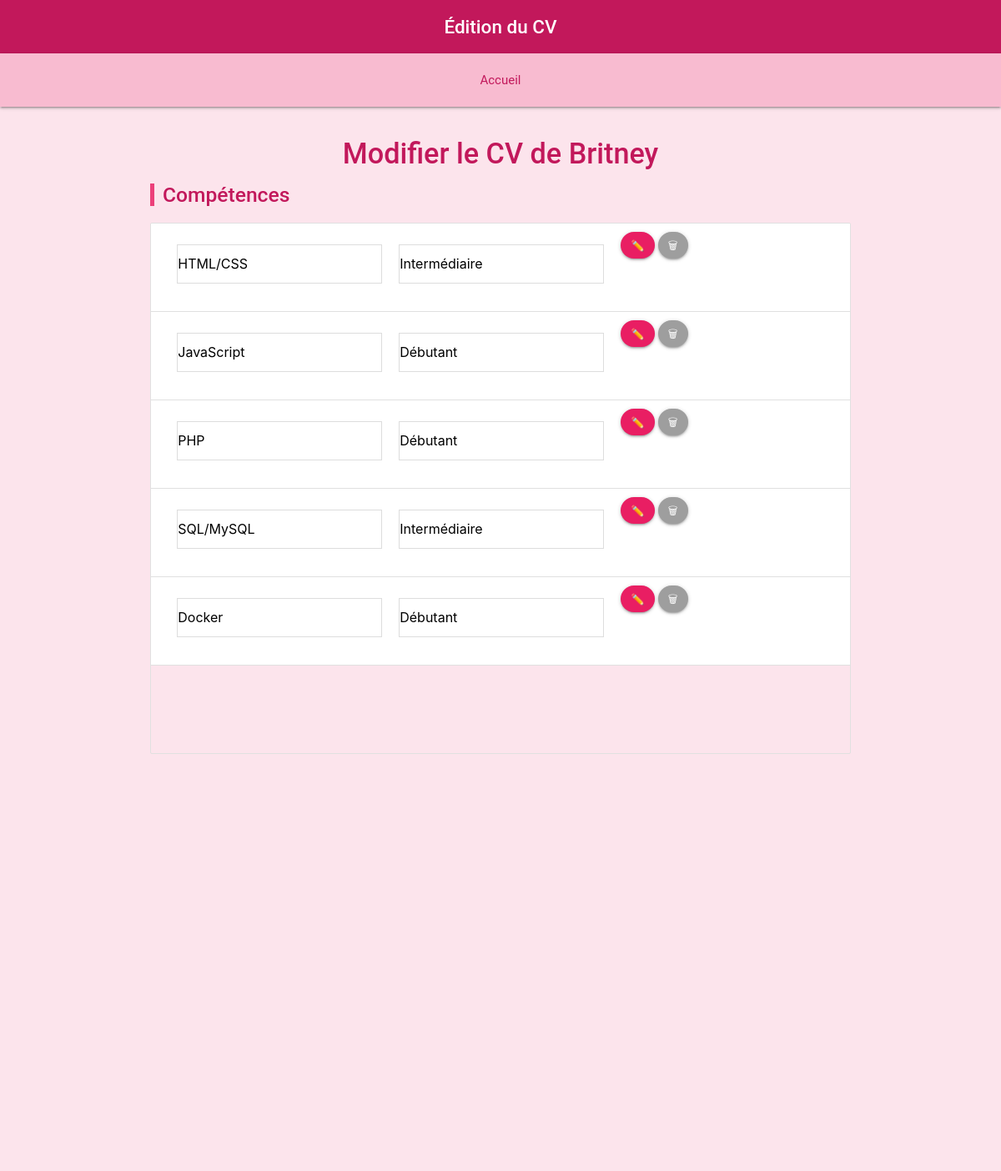
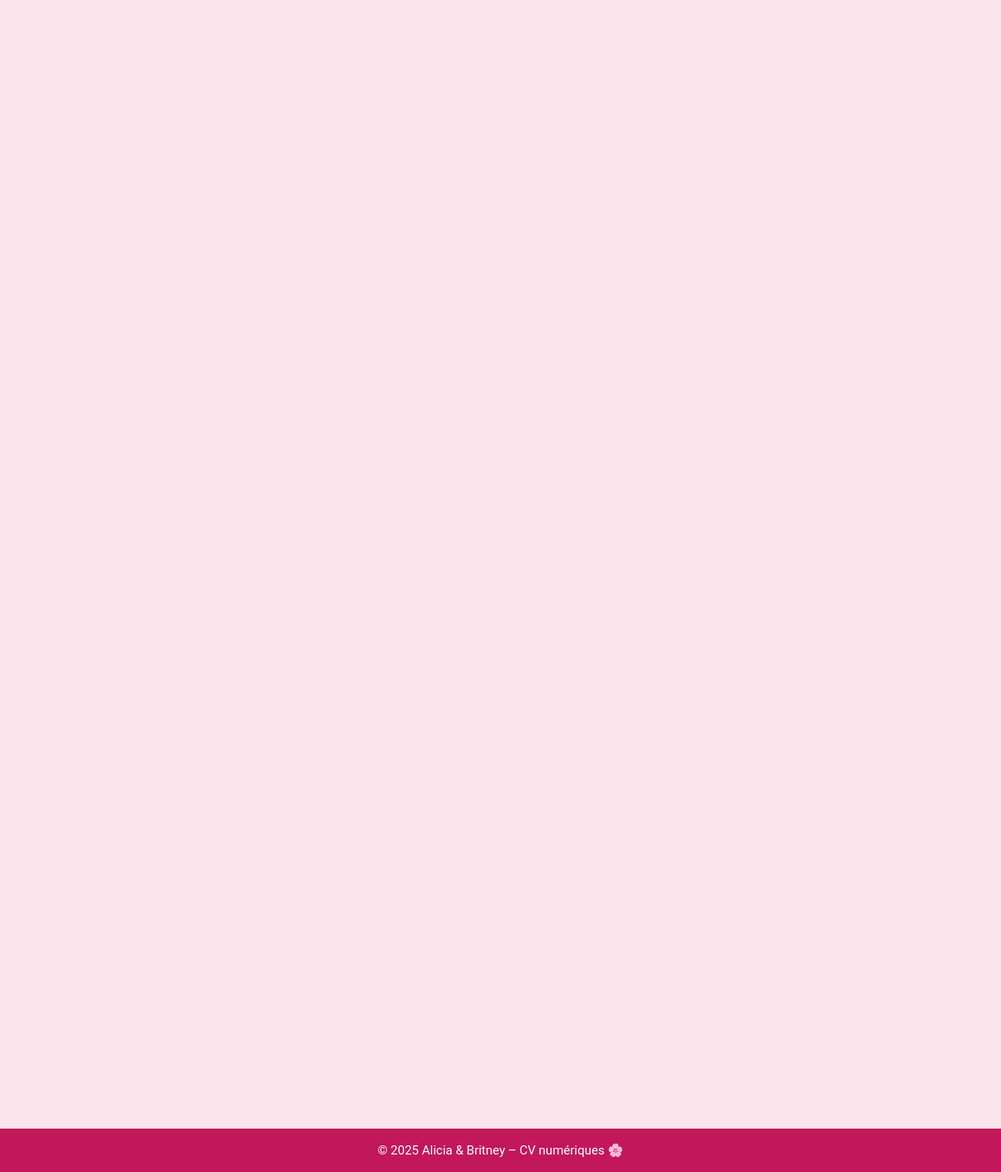
Page /edit.php?id=2 on the committed database (2 pictures, top to bottom).
### tables this page shows
CREATE TABLE IF NOT EXISTS users
(
    id INT AUTO_INCREMENT PRIMARY KEY,
    lastname VARCHAR(100),
    firstname VARCHAR(100),
    email VARCHAR(255),
    phone VARCHAR(20),
    picture VARCHAR(100)
);

CREATE TABLE IF NOT EXISTS skills
(
    id INT AUTO_INCREMENT PRIMARY KEY,
    user_id INT NOT NULL,
    name VARCHAR(200),
    level VARCHAR(100),
    FOREIGN KEY (user_id) REFERENCES users(id)
);

### src/edit.php (the view, shortened to what this page needs)
<?php
require_once 'db_connect.php';
$user_id = $_GET['id'] ?? null;
$stmt = $pdo->prepare("SELECT * FROM users WHERE id = ?");
$stmt->execute([$user_id]);
$user = $stmt->fetch(PDO::FETCH_ASSOC);
$stmt_skills = $pdo->prepare("SELECT * FROM skills WHERE user_id = ?");
$stmt_skills->execute([$user_id]);
$skills = $stmt_skills->fetchAll(PDO::FETCH_ASSOC);
?>
<!DOCTYPE html>
<html lang="fr">
<head>
  <link href="https://cdnjs.cloudflare.com/ajax/libs/materialize/1.0.0/css/materialize.min.css" rel="stylesheet">
  <link rel="stylesheet" href="assets/css/style.css?v=<?php echo time(); ?>">
</head>
<body class="pink lighten-5">
  <nav class="pink darken-2 center-align">
    <div class="nav-wrapper">
      <a href="index.php" class="brand-title white-text">Édition du CV</a>
    </div>
  </nav>
  <nav class="pink lighten-4">
    <div class="nav-wrapper center-align">
      <ul style="display:flex; justify-content:center; gap:20px; padding:10px 0; margin:0; list-style:none;">
        <li><a href="index.php" class="pink-text text-darken-2">Accueil</a></li>
      </ul>
    </div>
  </nav>
  <main class="container section">
    <h4 class="pink-text text-darken-2 center">
      Modifier le CV de <?= htmlspecialchars($user['firstname']) ?>
    </h4>
    <section>
      <h5 class="pink-text text-darken-2">Compétences</h5>
      <?php if (count($skills) > 0): ?>
      <ul class="collection">
        <?php foreach ($skills as $skill): ?>
          <li class="collection-item">
            <form method="post" class="row">
              <div class="input-field col s4">
                <input type="text" name="name" value="<?= htmlspecialchars($skill['name']) ?>">
              </div>
              <div class="input-field col s4">
                <input type="text" name="level" value="<?= htmlspecialchars($skill['level']) ?>">
              </div>
              <div class="col s4">
                <button class="btn-small pink" name="action" value="update_skill">✏️</button>
                <button class="btn-small grey" name="action" value="delete_skill">🗑</button>
              </div>
            </form>
          </li>
        <?php endforeach; ?>
      </ul>
      <?php else: ?>
        <p class="grey-text">Aucune compétence enregistrée.</p>
      <?php endif; ?>
    </section>
  </main>
  <footer class="page-footer pink darken-2">
    <div class="container center white-text">
      © 2025 Alicia & Britney – CV numériques 🌸
    </div>
  </footer>
</body>
</html>

### src/assets/css/style.css (style rules this page uses)
html, body { height: 100%; margin: 0; font-family: 'Roboto', sans-serif; background-color: #fce4ec; color: #333; display: flex; flex-direction: column; }
main { flex: 1; padding-bottom: 40px; }
h4, h5, h6 { font-weight: 500; }
a { text-decoration: none; }
nav, .page-footer { margin: 0; }
.nav-wrapper { text-align: center; display: flex; justify-content: center; align-items: center; }
.brand-title { font-size: 1.5rem; font-weight: 500; }
.page-footer { padding: 15px 0; }
section { margin-bottom: 50px; }
section h5 { margin-bottom: 20px; border-left: 5px solid #ec407a; padding-left: 10px; }
input[type="text"], input[type="date"], textarea { background-color: #fff !important; border-radius: 6px; padding: 8px 10px; border: 1px solid #ddd !important; }
.btn, .btn-small { border-radius: 20px; }
.btn-small { padding: 0 12px; }
.collection-item form.row { margin-bottom: 0; }
html { scroll-behavior: smooth; }
nav.pink.lighten-4 { position: sticky; top: 0; z-index: 10; }
.hidden { opacity: 0; transform: translateY(30px); transition: opacity 0.6s ease, transform 0.6s ease; }
.visible { opacity: 1; transform: translateY(0); }

### rows in the picture
users: firstname "Britney"
skills: name "HTML/CSS", level "Intermédiaire"
skills: name "JavaScript", level "Débutant"
skills: name "PHP", level "Débutant"
skills: name "SQL/MySQL", level "Intermédiaire"
skills: name "Docker", level "Débutant"
